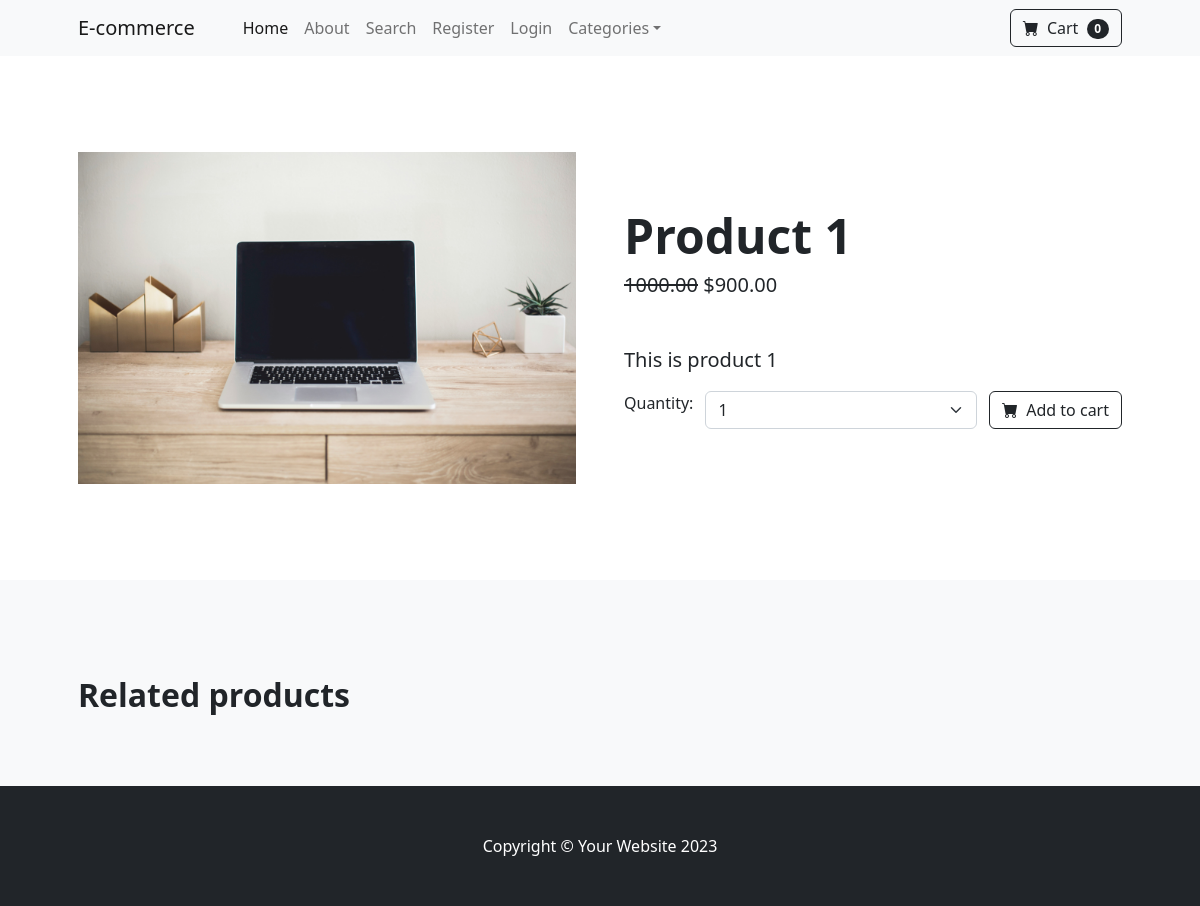
/product/5, run on the app's committed database.
### ecommerce/models.py (models this page shows, shortened)
class Product(models.Model):
    name = models.CharField(max_length=50)
    price = models.DecimalField(max_digits=6,decimal_places=2)
    price_after_dis = models.DecimalField(max_digits=6,decimal_places=2,default=0)
    description = models.TextField(max_length=250,default='',blank=True,null=True)
    category = models.ForeignKey(Category,on_delete=models.CASCADE)
    image = models.ImageField(upload_to='products/')

### ecommerce/views.py (the view)
# urls.py: path('product/<int:pk>',views.product,name='product'),
def product(request,pk):
    product = Product.objects.get(id=pk)
    related_products = Product.objects.filter(category=product.category)[:3]
    return render(request,'pages/product.html',{'product':product,
                                                'products':related_products,
                                                })

### cart/cart.py (called while the page is built)
    def __len__(self):
        return len(self.cart)

### cart/context_processors.py (called while the page is built)
def cart(request):
    return {'cart':Cart(request)}

def categories(request):
    categories = Category.objects.all()
    return {'categories':categories}

### ecommerce/templates/pages/product.html (shortened to what this page needs)
{% extends "base.html" %}
{% block content %}
    <body>
        <section class="py-5">
            <div class="container px-4 px-lg-5 my-5">
                <div class="row gx-4 gx-lg-5 align-items-center">
                    <div class="col-md-6"><img class="card-img-top mb-5 mb-md-0" src="{{product.image.url}}" alt="..." /></div>
                    <div class="col-md-6">
                        <h1 class="display-5 fw-bolder">{{product.name}} </h1>
                        <div class="fs-5 mb-5">
                            <h5>
                            {% if product.price_after_dis != 0 and product.price != product.price_after_dis%}
                                <span class="text-decoration-line-through ">{{product.price}}</span>
                                <span>${{product.price_after_dis}}</span>
                            {% else %}
                                <span class="text-decoration ">{{product.price}}</span>
                            {% endif %}
                            </h5>
                        </div>
                        <p class="lead">{{product.description}}</p>
                        <div class="d-flex">
                            <div >Quantity: </div>
                            <div class="container">
                                <select class="form-select" id='cart-qty'>
                                    <option value="1">1</option>
                                  </select>
                            </div>
                           <button class="btn btn-outline-dark flex-shrink-0" type="button" value="{{product.id}} " id='add-cart'>
                                <i class="bi-cart-fill me-1"></i>
                                Add to cart
                            </button>
                        </div>
                    </div>
                </div>
            </div>
        </section>
        <section class="py-5 bg-light">
            <div class="container px-4 px-lg-5 mt-5">
                <h2 class="fw-bolder mb-4">Related products</h2>
            </div>
        </section>
    </body>
{% endblock content %}

### data on the page
Product: image (picture), name "Product 1", price "1000.00", price_after_dis "900.00", description "This is product 1"

### other printed values
{{ cart|length }} "0"
